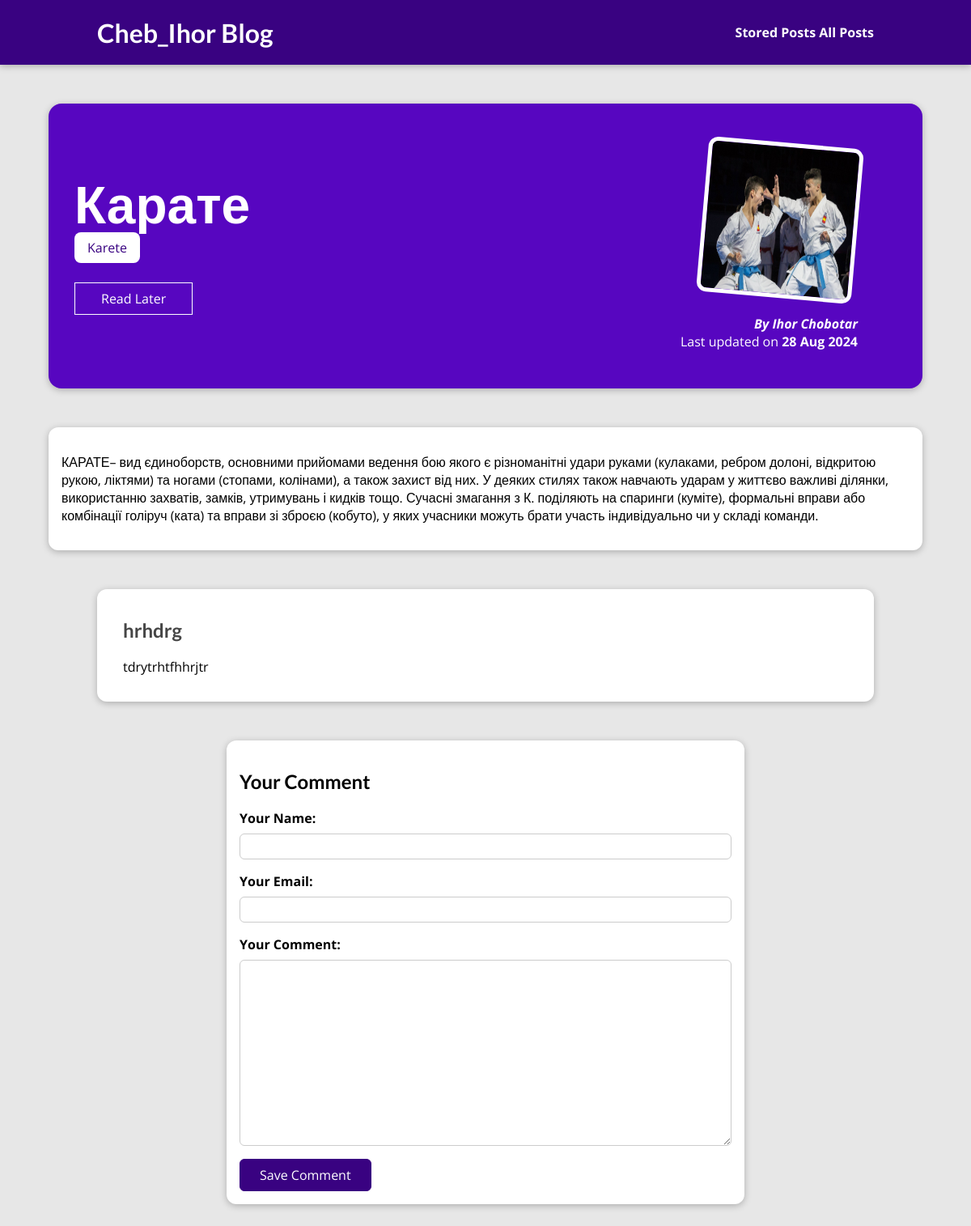
/posts/karate, run on the app's committed database.
### blog/models.py (models this page shows, shortened)
class Post(models.Model):
    title = models.CharField(max_length=150)
    excerpt = models.CharField(max_length=200)
    image = models.ImageField(upload_to="posts", null=True)
    date = models.DateField(auto_now=True)
    slug = models.SlugField(unique=True, db_index=True)
    content = models.TextField(validators=[MinLengthValidator(10)])
    author = models.ForeignKey(
        Author, on_delete=models.SET_NULL, null=True, related_name="posts")
    tags = models.ManyToManyField(Tag)

class Tag(models.Model):
    caption = models.CharField(max_length=20)

class Author(models.Model):
    first_name = models.CharField(max_length=100)
    last_name = models.CharField(max_length=100)
    email_address = models.EmailField()
    def full_name(self):
        return f"{self.first_name} {self.last_name}"
    def __str__(self):
        return self.full_name()

class Comment(models.Model):
    user_name = models.CharField(max_length=120)
    user_email = models.EmailField()
    text = models.TextField(max_length=400)
    post = models.ForeignKey(Post, on_delete=models.CASCADE, related_name="comments")

### blog/views.py (the view, shortened to what this page needs)
# urls.py: path("posts/<slug:slug>", views.SinglePostsView.as_view(), name="post-detail-page"),
class SinglePostsView(View):
    def is_stored_post(self, request, post_id):
        stored_posts = request.session.get("stored_posts")
        if stored_posts is not None:
            is_saved_for_later = post_id in stored_posts
        else:
            is_saved_for_later = False
        return is_saved_for_later
    def get(self, request, slug):
        post = Post.objects.get(slug=slug)
        context = {
            "post": post,
            "post_tags": post.tags.all(),
            "comment_form": CommentForm(),
            "comments": post.comments.all().order_by("-id"),
            "saved_for_later": self.is_stored_post(request, post.id)
        }
        return render(request, "post-detail.html", context)

### blog/forms.py
class CommentForm(forms.ModelForm):
    class Meta:
        model = Comment
        exclude = ["post"]
        labels = {
            "user_name":"Your Name",
            "user_email":"Your Email",
            "text":"Your Comment"
        }

### blog/templates/post-detail.html (shortened to what this page needs)
{% extends "base.html" %}
{% load static %}
{% block css_files %}
<link rel="stylesheet" href="{% static "post-datail.css" %}" />
{% endblock %}
{% block content %}
<section id="summary">
  <h2>{{ post.title }}</h2>
  <div>
    {% for tag in post_tags %}
      <span class="tag">{{ tag.caption }}</span>
    {% endfor %}
  </div>
  <div id="read-later">
    <form action="{% url "read-later" %}" method="POST">
      <button>
        {% if saved_for_later %}
          Remove from "Read Later" List
        {% else %}
          Read Later
        {% endif %}
      </button>
    </form>
  </div>
  <article>
    <img src="{{ post.image.url }}" alt="{{ post.title }}" />
    <address>By <a href="mailto:{{ post.author.email_address }}">{{ post.author }}</a></address>
    <div>Last updated on <time>{{ post.date|date:"d M Y" }}</time></div>
  </article>
</section>
<main>
  {{ post.content|linebreaks }}
</main>
<section id="comments">
  <ul>
    {% for comment in comments %}
      <li>
        <h2>{{ comment.user_name }}</h2>
        <p>{{ comment.text|linebreaks }}</p>
      </li>
    {% endfor %}
  </ul>
</section>
<section id="comment-form">
  <h2>Your Comment</h2>
  <form action="{% url "post-detail-page" post.slug %}" method="POST">
    {% for form_field in comment_form %}
      <div class="form-control {% if form_field.errors %}invalid{% endif %}">
        {{ form_field.label_tag }}
        {{ form_field }}
      </div>
    {% endfor %}
    <button>Save Comment</button>
  </form>
</section>
{% endblock %}

### static/app.css (style rules this page uses)
* { box-sizing: border-box; }
html { font-family: 'Open Sans', 'Lato', sans-serif; }
body { margin: 0; }
h1, h2, h3 { font-family: 'Lato', sans-serif; font-weight: bold; }

### blog/static/post-datail.css (style rules this page uses)
body { background-color: #e7e7e7; }
#summary { margin: 8rem auto 3rem auto; padding: 2rem; width: 90%; max-width: 90rem; border-radius: 16px; background-color: #5706c0; position: relative; box-shadow: 0 2px 8px rgba(0, 0, 0, 0.25); height: 22rem; }
#summary h2 { color: white; font-size: 4rem; position: relative; z-index: 2; margin-bottom: 0.25rem; }
#summary article { position: absolute; top: 2rem; right: 3rem; padding: 1rem 2rem; border-radius: 12px; text-align: right; color: white; }
#summary article img { width: 12rem; height: 12rem; border-radius: 12px; transform: rotateZ(5deg); border: 5px solid white; margin-bottom: 1rem; z-index: 1; }
#summary address { font-weight: bold; }
#summary a { color: white; text-decoration: none; }
#summary time { font-weight: bold; }
#read-later { margin: 2rem 0; }
#read-later button { background-color: transparent; border: 1px solid white; padding: 0.5rem 2rem; font: inherit; color: white; cursor: pointer; }
main { width: 90%; max-width: 90rem; margin: 3rem auto; background-color: white; padding: 1rem; border-radius: 12px; box-shadow: 0 2px 8px rgba(0, 0, 0, 0.25); }
.tag { background-color: white; color: #390281; padding: 0.5rem 1rem; border-radius: 8px; width: max-content; }
#comment-form { margin: 3rem auto; width: 90%; max-width: 40rem; border-radius: 12px; background-color: white; box-shadow: 0 2px 8px rgba(0, 0, 0, 0.25); padding: 1rem; }
#comment-form button { font: inherit; background-color: #390281; color: white; border: 1px solid #390281; padding: 0.5rem 1.5rem; border-radius: 6px; cursor: pointer; }
.form-control { margin-bottom: 1rem; }
.form-control label { font-weight: bold; margin-bottom: 0.5rem; display: block; }
.form-control input, .form-control textarea { display: block; width: 100%; font: inherit; padding: 0.25rem; border-radius: 6px; border: 1px solid #ccc; }
#comments { margin: 3rem auto; width: 90%; max-width: 60rem; border-radius: 12px; background-color: white; box-shadow: 0 2px 8px rgba(0, 0, 0, 0.25); padding: 1rem 2rem; }
#comments ul { list-style: none; margin: 0; padding: 0; }
#comments li { margin-bottom: 1rem; border-bottom: 2px solid #ccc; }
#comments li:last-of-type { border-bottom: none; }
#comments h2 { color: #464646; }

### data on the page
Post: title "Карате", image (picture), author "Ihor Chobotar", date "28 Aug 2024", content "КАРАТЕ– вид єдиноборств, основними прийомами ведення бою якого є різноманітні удари руками (кулаками, ребром долоні, відкритою рукою, ліктями) та ногами (стопами, колінами), а також захист від них. У деяких стилях також навчають ударам у життєво важливі ділянки, використанню захватів, замків, утримувань і кидків тощо. Сучасні змагання з К. поділяють на спаринги (куміте), формальні вправи або комбінації голіруч (ката) та вправи зі зброєю (кобуто), у яких учасники можуть брати участь індивідуально чи у складі команди."
Tag: caption "Karete"
Comment: user_name "hrhdrg", text "tdrytrhtfhhrjtr"
